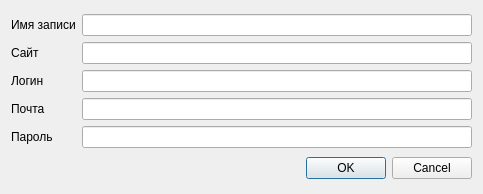
<?xml version="1.0" encoding="UTF-8"?>
<ui version="4.0">
 <class>Add_password</class>
 <widget class="QDialog" name="Add_password">
  <property name="enabled">
   <bool>true</bool>
  </property>
  <property name="geometry">
   <rect>
    <x>0</x>
    <y>0</y>
    <width>483</width>
    <height>194</height>
   </rect>
  </property>
  <property name="sizePolicy">
   <sizepolicy hsizetype="Fixed" vsizetype="Fixed">
    <horstretch>0</horstretch>
    <verstretch>0</verstretch>
   </sizepolicy>
  </property>
  <property name="maximumSize">
   <size>
    <width>483</width>
    <height>194</height>
   </size>
  </property>
  <property name="focusPolicy">
   <enum>Qt::FocusPolicy::TabFocus</enum>
  </property>
  <property name="contextMenuPolicy">
   <enum>Qt::ContextMenuPolicy::DefaultContextMenu</enum>
  </property>
  <property name="acceptDrops">
   <bool>false</bool>
  </property>
  <property name="windowTitle">
   <string>Add Password</string>
  </property>
  <property name="toolTip">
   <string/>
  </property>
  <property name="whatsThis">
   <string/>
  </property>
  <property name="accessibleName">
   <string/>
  </property>
  <property name="autoFillBackground">
   <bool>false</bool>
  </property>
  <property name="inputMethodHints">
   <set>Qt::InputMethodHint::ImhPreferUppercase</set>
  </property>
  <property name="sizeGripEnabled">
   <bool>false</bool>
  </property>
  <property name="modal">
   <bool>false</bool>
  </property>
  <layout class="QVBoxLayout" name="verticalLayout_2">
   <item>
    <layout class="QVBoxLayout" name="verticalLayout">
     <item>
      <layout class="QHBoxLayout" name="name">
       <item>
        <widget class="QLabel" name="name_label">
         <property name="text">
          <string>Имя записи</string>
         </property>
        </widget>
       </item>
       <item>
        <widget class="QLineEdit" name="name_input">
         <property name="sizePolicy">
          <sizepolicy hsizetype="Minimum" vsizetype="Fixed">
           <horstretch>0</horstretch>
           <verstretch>0</verstretch>
          </sizepolicy>
         </property>
         <property name="minimumSize">
          <size>
           <width>390</width>
           <height>0</height>
          </size>
         </property>
        </widget>
       </item>
      </layout>
     </item>
     <item>
      <layout class="QHBoxLayout" name="site">
       <property name="spacing">
        <number>6</number>
       </property>
       <item>
        <widget class="QLabel" name="sit_label">
         <property name="text">
          <string>Сайт</string>
         </property>
        </widget>
       </item>
       <item>
        <widget class="QLineEdit" name="sit_input">
         <property name="sizePolicy">
          <sizepolicy hsizetype="Minimum" vsizetype="Fixed">
           <horstretch>0</horstretch>
           <verstretch>0</verstretch>
          </sizepolicy>
         </property>
         <property name="minimumSize">
          <size>
           <width>390</width>
           <height>0</height>
          </size>
         </property>
        </widget>
       </item>
      </layout>
     </item>
     <item>
      <layout class="QHBoxLayout" name="login">
       <item>
        <widget class="QLabel" name="login_label">
         <property name="text">
          <string>Логин</string>
         </property>
        </widget>
       </item>
       <item>
        <widget class="QLineEdit" name="login_input">
         <property name="sizePolicy">
          <sizepolicy hsizetype="Minimum" vsizetype="Fixed">
           <horstretch>0</horstretch>
           <verstretch>0</verstretch>
          </sizepolicy>
         </property>
         <property name="minimumSize">
          <size>
           <width>390</width>
           <height>0</height>
          </size>
         </property>
        </widget>
       </item>
      </layout>
     </item>
     <item>
      <layout class="QHBoxLayout" name="email">
       <property name="spacing">
        <number>6</number>
       </property>
       <item>
        <widget class="QLabel" name="email_label">
         <property name="text">
          <string>Почта</string>
         </property>
        </widget>
       </item>
       <item>
        <widget class="QLineEdit" name="email_input">
         <property name="sizePolicy">
          <sizepolicy hsizetype="Minimum" vsizetype="Fixed">
           <horstretch>0</horstretch>
           <verstretch>0</verstretch>
          </sizepolicy>
         </property>
         <property name="minimumSize">
          <size>
           <width>390</width>
           <height>0</height>
          </size>
         </property>
        </widget>
       </item>
      </layout>
     </item>
     <item>
      <layout class="QHBoxLayout" name="password">
       <item>
        <widget class="QLabel" name="password_label">
         <property name="text">
          <string>Пароль</string>
         </property>
        </widget>
       </item>
       <item>
        <widget class="QLineEdit" name="password_input">
         <property name="sizePolicy">
          <sizepolicy hsizetype="Minimum" vsizetype="Fixed">
           <horstretch>0</horstretch>
           <verstretch>0</verstretch>
          </sizepolicy>
         </property>
         <property name="minimumSize">
          <size>
           <width>390</width>
           <height>0</height>
          </size>
         </property>
        </widget>
       </item>
      </layout>
     </item>
    </layout>
   </item>
   <item>
    <widget class="QDialogButtonBox" name="buttonBox">
     <property name="orientation">
      <enum>Qt::Orientation::Horizontal</enum>
     </property>
     <property name="standardButtons">
      <set>QDialogButtonBox::StandardButton::Cancel|QDialogButtonBox::StandardButton::Ok</set>
     </property>
    </widget>
   </item>
  </layout>
 </widget>
 <resources/>
 <connections>
  <connection>
   <sender>buttonBox</sender>
   <signal>accepted()</signal>
   <receiver>Add_password</receiver>
   <slot>accept()</slot>
   <hints>
    <hint type="sourcelabel">
     <x>248</x>
     <y>254</y>
    </hint>
    <hint type="destinationlabel">
     <x>157</x>
     <y>274</y>
    </hint>
   </hints>
  </connection>
  <connection>
   <sender>buttonBox</sender>
   <signal>rejected()</signal>
   <receiver>Add_password</receiver>
   <slot>reject()</slot>
   <hints>
    <hint type="sourcelabel">
     <x>316</x>
     <y>260</y>
    </hint>
    <hint type="destinationlabel">
     <x>286</x>
     <y>274</y>
    </hint>
   </hints>
  </connection>
 </connections>
</ui>
